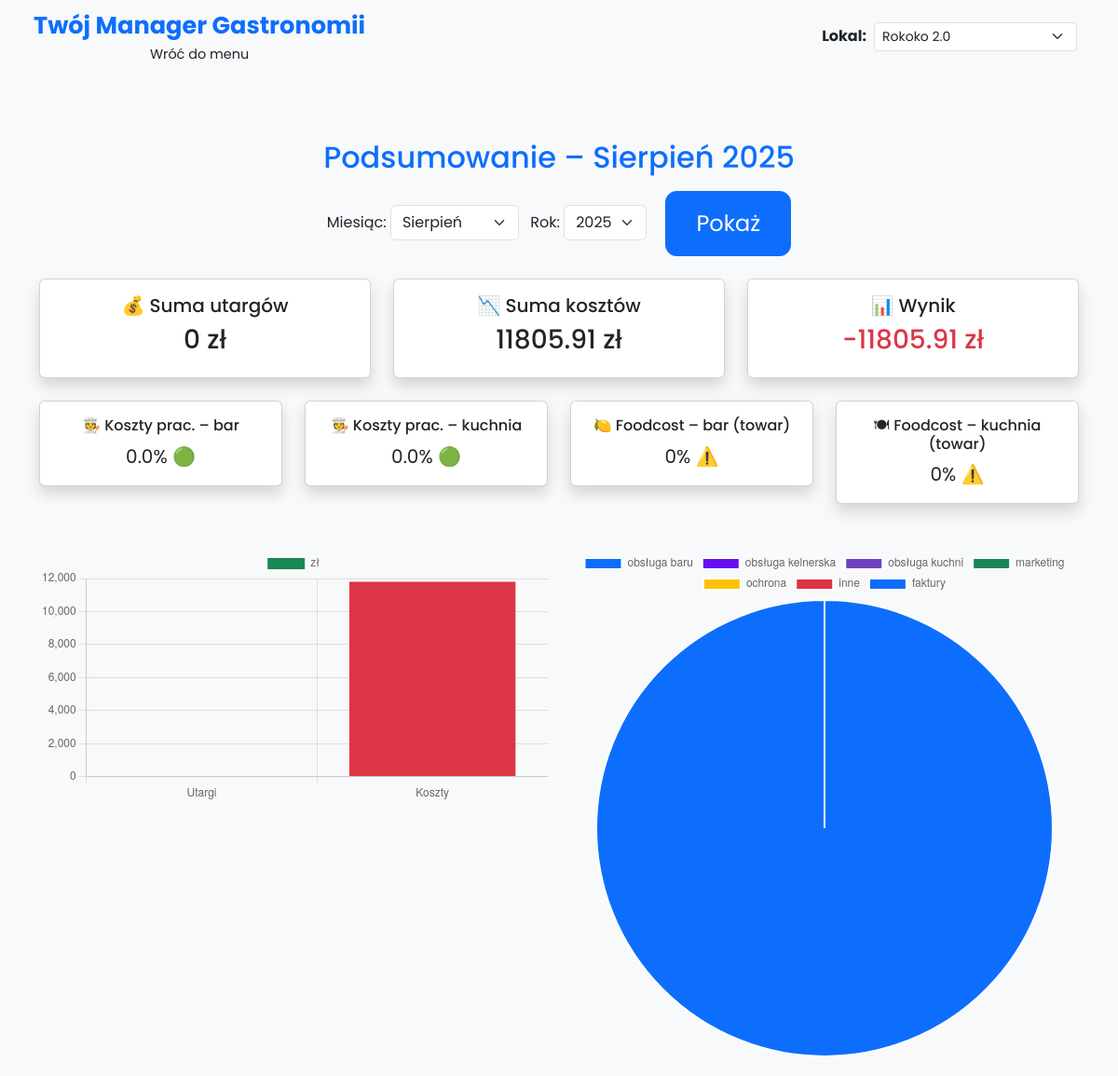
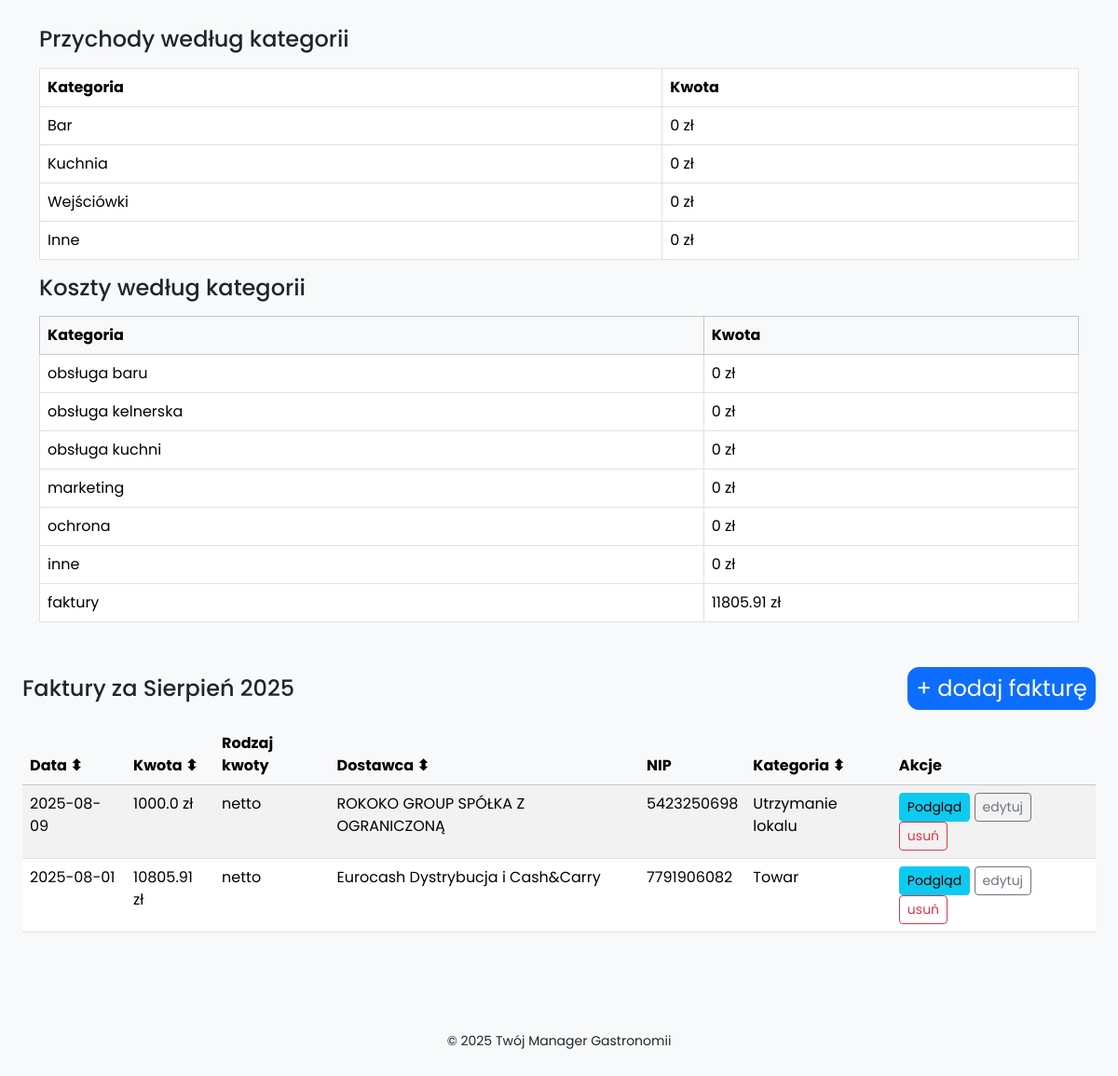
/monthly-summary, run on the app's committed database (2 pictures, top to bottom).
### models.py (models this page shows)
class Invoice(Base):
    __tablename__ = 'invoices'
    id = Column(Integer, primary_key=True)
    invoice_date = Column(Date)
    gross_amount = Column(Float)
    net_amount = Column(Float)
    supplier = Column(String)
    nip = Column(String)
    category = Column(String)
    goods_type = Column(String)
    lokal = Column(String)
    note = Column(Text)
    use_netto = Column(Boolean, default=False)
    invoice_number = Column(String)
    description = Column(String)

### app.py (the view)
@app.route('/monthly-summary')
def monthly_summary():
    today = date.today()
    selected_month = int(request.args.get('month', today.month))
    selected_year = int(request.args.get('year', today.year))
    start_date = datetime.date(selected_year, selected_month, 1)
    if selected_month == 12:
        end_date = datetime.date(selected_year + 1, 1, 1) - datetime.timedelta(days=1)
    else:
        end_date = datetime.date(selected_year, selected_month + 1, 1) - datetime.timedelta(days=1)
    db_session = Session()
    rozliczenia = db_session.query(RozliczenieDzien).filter(
        RozliczenieDzien.daily_date >= start_date,
        RozliczenieDzien.daily_date <= end_date,
        RozliczenieDzien.lokal == get_current_lokal()
    ).all()
    total_revenue = sum([
        (r.revenue_bar or 0) +
        (r.revenue_kitchen or 0) +
        (r.revenue_entry or 0) +
        (r.revenue_other or 0)
        for r in rozliczenia
    ])
    income_breakdown = {
        "Bar": sum(r.revenue_bar or 0 for r in rozliczenia),
        "Kuchnia": sum(r.revenue_kitchen or 0 for r in rozliczenia),
        "Wejściówki": sum(r.revenue_entry or 0 for r in rozliczenia),
        "Inne": sum(r.revenue_other or 0 for r in rozliczenia),
    }
    total_costs_dzien = sum([
        (r.cost_bar or 0) +
        (r.cost_waiters or 0) +
        (r.cost_kitchen or 0) +
        (r.cost_marketing or 0) +
        (r.cost_security or 0) +
        (r.cost_other or 0)
        for r in rozliczenia
    ])
    invoices = db_session.query(Invoice).filter(
        Invoice.invoice_date >= start_date,
        Invoice.invoice_date <= end_date,
        Invoice.lokal == get_current_lokal()
    ).all()
    total_costs_faktury = sum(
        inv.net_amount if inv.use_netto else inv.gross_amount
        for inv in invoices
    )
    total_costs = total_costs_dzien + total_costs_faktury
    cost_by_category = {
        'obsługa baru': sum(r.cost_bar or 0 for r in rozliczenia),
        'obsługa kelnerska': sum(r.cost_waiters or 0 for r in rozliczenia),
        'obsługa kuchni': sum(r.cost_kitchen or 0 for r in rozliczenia),
        'marketing': sum(r.cost_marketing or 0 for r in rozliczenia),
        'ochrona': sum(r.cost_security or 0 for r in rozliczenia),
        'inne': sum(r.cost_other or 0 for r in rozliczenia),
        'faktury': total_costs_faktury
    }
    total_revenue_bar = sum(r.revenue_bar or 0 for r in rozliczenia)
    total_revenue_kitchen = sum(r.revenue_kitchen or 0 for r in rozliczenia)
    cost_bar = cost_by_category['obsługa baru']
    cost_kitchen = cost_by_category['obsługa kuchni']
    cost_percentage_by_category = {}
    cost_bar = cost_by_category.get('obsługa baru', 0)
    cost_kitchen = cost_by_category.get('obsługa kuchni', 0)
    cost_percentage_by_category['obsługa baru'] = round((cost_bar / total_revenue_bar) * 100,
                                                        1) if total_revenue_bar else 0.0
    cost_percentage_by_category['obsługa kuchni'] = round((cost_kitchen / total_revenue_kitchen) * 100,
                                                          1) if total_revenue_kitchen else 0.0
    for key in ['obsługa kelnerska', 'marketing', 'ochrona', 'inne', 'faktury']:
        value = cost_by_category.get(key, 0)
        cost_percentage_by_category[key] = round((value / total_revenue) * 100, 1) if total_revenue else 0.0
    invoices = db_session.query(Invoice).filter(
        Invoice.invoice_date >= start_date,
        Invoice.invoice_date <= end_date,
        Invoice.lokal == get_current_lokal()
    ).all()
    db_session.close()
    def color_for(value):
        if value < 30:
            return "🟢"
        elif value <= 40:
            return "🟡"
        else:
            return "🔴"
    summary = {
        'total_revenue': total_revenue,
        'total_costs': total_costs,
        'net_result': total_revenue - total_costs,
        'income_breakdown': income_breakdown,
        'cost_by_category': cost_by_category,
        'cost_percentage_by_category': cost_percentage_by_category,  # ← DODANE TO
        'foodcost_bar': {
            'value': round((cost_bar / total_revenue_bar) * 100, 1) if total_revenue_bar else 0.0,
            'color': color_for(round((cost_bar / total_revenue_bar) * 100, 1)) if total_revenue_bar else "⚪️"
        },
        'foodcost_kitchen': {
            'value': round((cost_kitchen / total_revenue_kitchen) * 100, 1) if total_revenue_kitchen else 0.0,
            'color': color_for(
                round((cost_kitchen / total_revenue_kitchen) * 100, 1)) if total_revenue_kitchen else "⚪️"
        },
        'foodcost_towar_bar': {'value': 0.0, 'color': "⚪️"},
        'foodcost_towar_kitchen': {'value': 0.0, 'color': "⚪️"},
    }
    def calc_foodcost(value, revenue):
        if revenue:
            percent = round(value / revenue * 100, 1)
            if percent < 30:
                color = "🟢"
            elif percent <= 40:
                color = "🟡"
            else:
                color = "🔴"
        else:
            percent = 0
            color = "⚠️"
        return {'value': percent, 'color': color}
    cost_bar = sum(r.cost_bar or 0 for r in rozliczenia)
    cost_kitchen = sum(r.cost_kitchen or 0 for r in rozliczenia)
    revenue_bar = sum(r.revenue_bar or 0 for r in rozliczenia)
    revenue_kitchen = sum(r.revenue_kitchen or 0 for r in rozliczenia)
    foodcost_goods_bar = sum(
        f.net_amount if f.use_netto else f.gross_amount
        for f in invoices
        if (f.category or '').lower() == 'towar' and (f.goods_type or '').lower() == 'bar'
    )
    foodcost_goods_kitchen = sum(
        f.net_amount if f.use_netto else f.gross_amount
        for f in invoices
        if (f.category or '').lower() == 'towar' and (f.goods_type or '').lower() == 'jedzenie'
    )
    summary["foodcost_towar_bar"] = calc_foodcost(foodcost_goods_bar, revenue_bar)
    summary["foodcost_towar_kitchen"] = calc_foodcost(foodcost_goods_kitchen, revenue_kitchen)
    summary["foodcost_bar"] = calc_foodcost(cost_bar, revenue_bar)
    summary["foodcost_kitchen"] = calc_foodcost(cost_kitchen, revenue_kitchen)
    return render_template(
        'monthly_summary.html',
        summary=summary,
        invoices=invoices,
        selected_month=selected_month,
        selected_year=selected_year
    )

### templates/monthly_summary.html (shortened to what this page needs)
{% extends 'base.html' %}
{% block content %}
{% set MONTHS = {
    1: "Styczeń", 2: "Luty", 3: "Marzec", 4: "Kwiecień",
    5: "Maj", 6: "Czerwiec", 7: "Lipiec", 8: "Sierpień",
    9: "Wrzesień", 10: "Październik", 11: "Listopad", 12: "Grudzień"
} %}
<div class="container my-5">
    <form method="get" action="{{ url_for('monthly_summary') }}" class="mb-4 text-center">
        <h2 class="text-primary mb-3">Podsumowanie – {{ MONTHS[selected_month] }} {{ selected_year }}</h2>
        <div class="d-inline-block me-2">
            <label for="month">Miesiąc:</label>
            <select name="month" id="month" class="form-select d-inline w-auto">
                {% for m in range(1, 13) %}
                    <option value="{{ m }}" {% if m == selected_month %}selected{% endif %}>
                        {{ MONTHS[m] }}
                    </option>
                {% endfor %}
            </select>
        </div>
        <div class="d-inline-block me-2">
            <label for="year">Rok:</label>
            <select name="year" id="year" class="form-select d-inline w-auto">
                {% for y in range(2023, 2026) %}
                    <option value="{{ y }}" {% if y == selected_year %}selected{% endif %}>{{ y }}</option>
                {% endfor %}
            </select>
        </div>
        <button type="submit" class="btn btn-primary ms-2">Pokaż</button>
    </form>
    <div class="row text-center mb-4">
        <div class="col-md-4">
            <div class="card p-3 shadow">
                <h5>💰 Suma utargów</h5>
                <h3>{{ summary.total_revenue | round(2) }} zł</h3>
            </div>
        </div>
        <div class="col-md-4">
            <div class="card p-3 shadow">
                <h5>📉 Suma kosztów</h5>
                <h3>{{ summary.total_costs | round(2) }} zł</h3>
            </div>
        </div>
        <div class="col-md-4">
            <div class="card p-3 shadow">
                <h5>📊 Wynik</h5>
                <h3 class="{{ 'text-success' if summary.net_result >= 0 else 'text-danger' }}">
                    {{ summary.net_result | round(2) }} zł
                </h3>
            </div>
        </div>
    </div>
    <div class="row text-center mb-5">
        <div class="col-md-3">
            <div class="card p-3 shadow small">
                <h6>🧑‍🍳 Koszty prac. – bar</h6>
                {% set bar_val = summary.cost_percentage_by_category['obsługa baru'] %}
                <p class="fs-5 mb-0">
                    {{ bar_val | round(1) }}%
                    <span class="{% if bar_val < 30 %}text-success
                                {% elif bar_val <= 40 %}text-warning
                                {% else %}text-danger{% endif %}">
                        {% if bar_val < 30 %}🟢
                        {% elif bar_val <= 40 %}🟡
                        {% else %}🔴
                        {% endif %}
                    </span>
                </p>
            </div>
        </div>
        <div class="col-md-3">
            <div class="card p-3 shadow small">
                <h6>🧑‍🍳 Koszty prac. – kuchnia</h6>
                {% set kitchen_val = summary.cost_percentage_by_category['obsługa kuchni'] %}
                <p class="fs-5 mb-0">
                    {{ kitchen_val | round(1) }}%
                    <span class="{% if kitchen_val < 30 %}text-success
                                  {% elif kitchen_val <= 40 %}text-warning
                                  {% else %}text-danger{% endif %}">
                        {% if kitchen_val < 30 %}🟢
                        {% elif kitchen_val <= 40 %}🟡
                        {% else %}🔴
                        {% endif %}
                    </span>
                </p>
            </div>
        </div>
        <div class="col-md-3">
            <div class="card p-3 shadow small">
                <h6>🍋 Foodcost – bar (towar)</h6>
                <p class="fs-5 mb-0">{{ summary.foodcost_towar_bar['value'] }}%
                    <span class="{% if summary.foodcost_towar_bar['value'] < 30 %}text-success
                                  {% elif summary.foodcost_towar_bar['value'] <= 40 %}text-warning
                                  {% else %}text-danger{% endif %}">
                        {{ summary.foodcost_towar_bar['color'] }}
                    </span>
                </p>
            </div>
        </div>
        <div class="col-md-3">
            <div class="card p-3 shadow small">
                <h6>🍽 Foodcost – kuchnia (towar)</h6>
                <p class="fs-5 mb-0">{{ summary.foodcost_towar_kitchen['value'] }}%
                    <span class="{% if summary.foodcost_towar_kitchen['value'] < 30 %}text-success
                                  {% elif summary.foodcost_towar_kitchen['value'] <= 40 %}text-warning
                                  {% else %}text-danger{% endif %}">
                        {{ summary.foodcost_towar_kitchen['color'] }}
                    </span>
                </p>
            </div>
        </div>
    </div>
    <div class="row mb-5">
        <div class="col-md-6">
            <canvas id="barChart"></canvas>
        </div>
        <div class="col-md-6">
            <canvas id="pieChart"></canvas>
        </div>
    </div>
    <h4 class="mb-3">Przychody według kategorii</h4>
    <table class="table table-bordered">
        <thead>
            <tr>
                <th>Kategoria</th>
                <th>Kwota</th>
            </tr>
        </thead>
        <tbody>
            {% for category, value in summary.income_breakdown.items() %}
            <tr>
                <td>{{ category }}</td>
                <td>{{ value|round(2) }} zł</td>
            </tr>
            {% endfor %}
        </tbody>
    </table>
    <h4 class="mb-3">Koszty według kategorii</h4>
    <table class="table table-bordered">
        <thead class="table-light">
            <tr>
                <th>Kategoria</th>
                <th>Kwota</th>
            </tr>
        </thead>
        <tbody>
            {% for cat, amount in summary.cost_by_category.items() %}
            <tr>
                <td>{{ cat }}</td>
                <td>{{ amount | round(2) }} zł</td>
            </tr>
            {% endfor %}
        </tbody>
    </table>
</div>
<script>
    const barChart = new Chart(document.getElementById('barChart'), {
        type: 'bar',
        data: {
            labels: ['Utargi', 'Koszty'],
            datasets: [{
                label: 'zł',
                data: [{{ summary.total_revenue }}, {{ summary.total_costs }}],
                backgroundColor: ['#198754', '#dc3545']
            }]
        }
    });
    const pieChart = new Chart(document.getElementById('pieChart'), {
        type: 'pie',
        data: {
            labels: {{ summary.cost_by_category.keys() | list | tojson }},
            datasets: [{
                data: {{ summary.cost_by_category.values() | list | tojson }},
                backgroundColor: [
                    '#0d6efd', '#6610f2', '#6f42c1',
                    '#198754', '#ffc107', '#dc3545'
                ]
            }]
        }
    });
</script>
<div class="d-flex justify-content-between align-items-center mb-3 mt-5">
    <h4 class="mb-0">Faktury za {{ MONTHS[selected_month] }} {{ selected_year }}</h4>
    <a href="{{ url_for('add_invoice') }}" class="btn btn-primary btn-sm py-1 px-2">+ dodaj fakturę</a>
</div>
<table class="table table-striped" id="invoice-table">
    <thead class="table-light">
        <tr>
            <th onclick="sortTable(0, 'date')">Data ⬍</th>
            <th onclick="sortTable(1, 'number')">Kwota ⬍</th>
            <th>Rodzaj kwoty</th>
            <th onclick="sortTable(2, 'text')">Dostawca ⬍</th>
            <th>NIP</th>
            <th onclick="sortTable(4, 'text')">Kategoria ⬍</th>
            <th>Akcje</th>
        </tr>
    </thead>
    <tbody>
        {% for invoice in invoices %}
        <tr>
            <td>{{ invoice.invoice_date }}</td>
            <td>{{ invoice.net_amount if invoice.use_netto else invoice.gross_amount }} zł</td>
            <td>{{ "netto" if invoice.use_netto else "brutto" }}</td>
            <td>{{ invoice.supplier }}</td>
            <td>{{ invoice.nip }}</td>
            <td>{{ invoice.category }}</td>
            <td>
                <a href="{{ url_for('view_invoice', invoice_id=invoice.id) }}" class="btn btn-sm btn-info">Podgląd</a>
                <a href="{{ url_for('edit_invoice', invoice_id=invoice.id) }}" class="btn btn-sm btn-outline-secondary me-2">edytuj</a>
                <form action="{{ url_for('delete_invoice', invoice_id=invoice.id) }}" method="POST" style="display:inline;">
                    <button type="submit" class="btn btn-sm btn-outline-danger" onclick="return confirm('Na pewno chcesz usunąć tę fakturę?')">usuń</button>
                </form>
            </td>
        </tr>
        {% endfor %}
    </tbody>
</table>
{% endblock %}

### data on the page
Invoice: invoice_date "2025-08-09", use_netto+net_amount "1000.0", use_netto "netto", supplier "ROKOKO GROUP SPÓŁKA Z OGRANICZONĄ", nip "5423250698", category "Utrzymanie lokalu"
Invoice: invoice_date "2025-08-01", use_netto+net_amount "10805.91", use_netto "netto", supplier "Eurocash Dystrybucja i Cash&Carry", nip "7791906082", category "Towar"

### other printed values
{{ MONTHS[selected_month] }} "Sierpień"
{{ selected_year }} "2025"
{{ summary.total_revenue | round(2) }} "0"
{{ summary.total_costs | round(2) }} "11805.91"
{{ summary.net_result | round(2) }} "-11805.91"
{{ bar_val | round(1) }} "0.0"
{{ kitchen_val | round(1) }} "0.0"
{{ summary.foodcost_towar_bar['value'] }} "0"
{{ summary.foodcost_towar_bar['color'] }} "⚠️"
{{ summary.foodcost_towar_kitchen['value'] }} "0"
{{ summary.foodcost_towar_kitchen['color'] }} "⚠️"
{{ category }} "Bar" "Kuchnia" "Wejściówki" "Inne"
{{ value|round(2) }} "0" "0" "0" "0"
{{ cat }} "obsługa baru" "obsługa kelnerska" "obsługa kuchni" "marketing" "ochrona" "inne" "faktury"
{{ amount | round(2) }} "0" "0" "0" "0" "0" "0" "11805.91"
